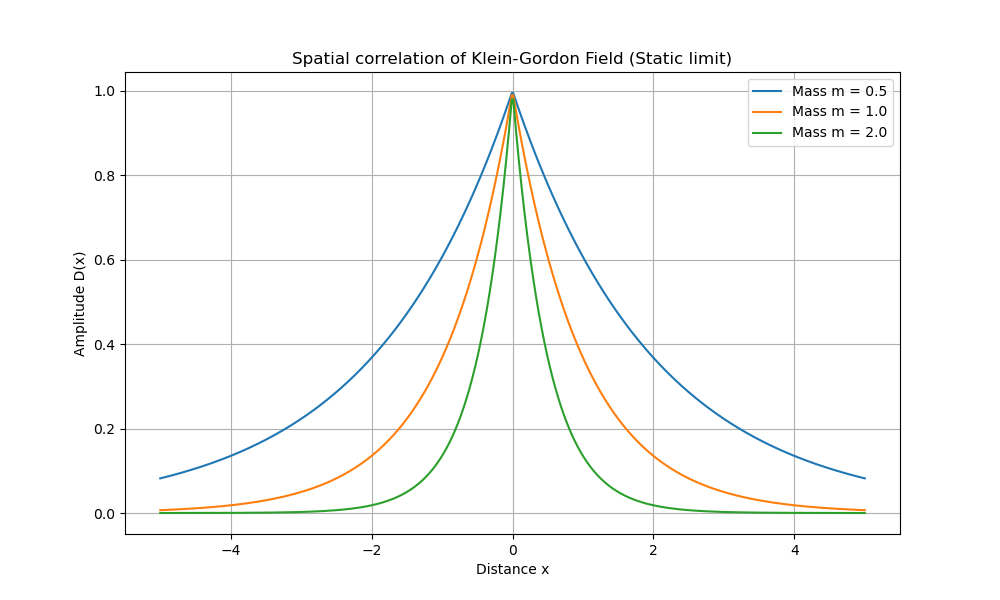

Python code for this plot:
import numpy as np
import matplotlib.pyplot as plt

def klein_gordon_propagator_1d(x, m):
    """
    1次元のクライン-ゴルドン場のファインマン伝播関数の静的な振る舞いを近似的に計算します。
    (空間的な減衰の様子を可視化します)
    """
    # 伝播関数 D(x) は質量 m があると exp(-m|x|) のように指数関数的に減衰します
    return np.exp(-m * np.abs(x))

# 空間座標の設定 (-5 から 5 まで)
x = np.linspace(-5, 5, 500)

# 異なる質量パラメーター m
masses = [0.5, 1.0, 2.0]

plt.figure(figsize=(10, 6))

for m in masses:
    y = klein_gordon_propagator_1d(x, m)
    plt.plot(x, y, label=f'Mass m = {m}')

plt.title('Spatial correlation of Klein-Gordon Field (Static limit)')
plt.xlabel('Distance x')
plt.ylabel('Amplitude D(x)')
plt.legend()
plt.grid(True)

# グラフを保存
plt.savefig('qft_propagator.png')
print("QFT伝播関数の可視化が完了しました。qft_propagator.png に保存しました。")
